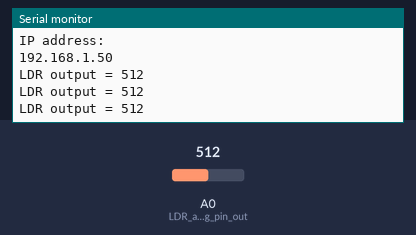
Simulated run of this sketch. Board: ESP8266 (NodeMCU). Shown: the last lines printed to the serial monitor. Inputs (shaded band) come from the test bench; at power-on: A0 (LDR_analog_pin_out) = 512. WiFi joins after 1.5 s; servers stay silent unless stated; uploads are accepted with an empty reply.

Above: at 2.7 s.
2.8 s: A0 (LDR_analog_pin_out) set to 716
At 3.4 s:
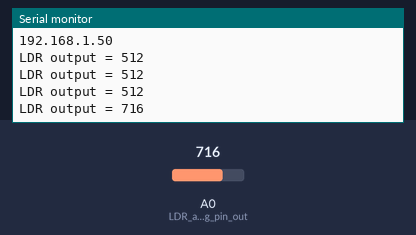
4.3 s: A0 (LDR_analog_pin_out) set to 900
At 11.6 s:
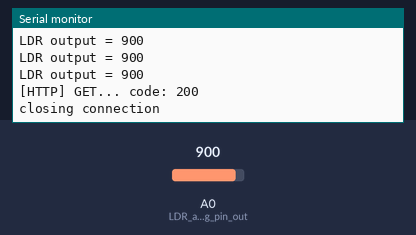
Timing chart, 0 to 11.8 s (numbered marks = the images above; inputs shaded):
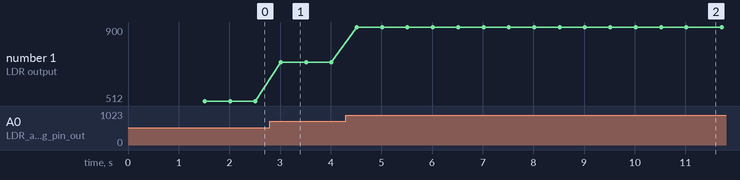

Measured:
- after the input at 2.8 s, the serial monitor: prints a new line after 0.21 s (image 1)
- after the input at 4.3 s, the serial monitor: prints a new line after 0.21 s (image 2)
- plotted number 1: 512 → 716 after the input at 2.8 s, 716 → 900 after the input at 4.3 s

The sketch:

sketch_LDR_WITH_IOT_000webhost_1.0.ino
```cpp
#include <ESP8266WiFi.h>
#include <ESP8266HTTPClient.h>
#include <WiFiClient.h>
 #include <WiFiClientSecure.h>

const char* ssid = "NUI";
const char* password = "lightyear";

int cloud=0;

void setup() {
  Serial.begin(115200);

  delay(10);
  // We start by connecting to a WiFi network

  Serial.println();
  Serial.println();
  Serial.print("Connecting to ");
  Serial.println(ssid);

  WiFi.begin(ssid, password);

  while (WiFi.status() != WL_CONNECTED) {
    delay(500);
    Serial.print(".");
  }
  Serial.println("");
  Serial.println("WiFi connected");
  Serial.println("IP address: ");
  Serial.println(WiFi.localIP());
  pinMode(A0,INPUT); // LDR analog pin out
}
int value = 0;
void loop() {

int LDR_output=analogRead(A0);
Serial.print("LDR output = ");
Serial.println(LDR_output);

WiFiClient client;
    HTTPClient http;
 cloud=cloud+1;
 if(cloud>=20)
 {cloud=0;
http.begin(client,"http://samssg85.000webhostapp.com/aad1.php?ldr_output="+ String(LDR_output) ); //Replace API Key
        int httpCode = http.GET();
          if(httpCode > 0) {
               Serial.printf("[HTTP] GET... code: %d\n", httpCode);
               if(httpCode == HTTP_CODE_OK) {
                  String payload = http.getString();
                  Serial.println(payload);
              }
          } else {
              Serial.printf("[HTTP] GET... failed, error: %s\n", http.errorToString(httpCode).c_str());
          }
          http.end(); Serial.println();
  Serial.println("closing connection");
 }
delay(500);
}
```
